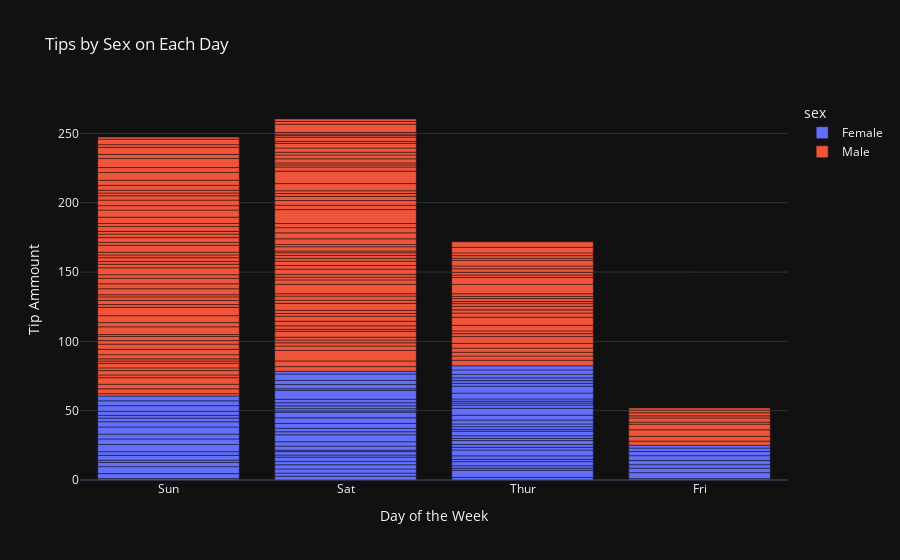

Notebook source saved alongside this figure:
### Code cell
df_tips = px.data.tips()
px.bar(df_tips, x='day', y='tip', color='sex',
       title='Tips by Sex on Each Day',
       labels={'tip': 'Tip Ammount', 'day': 'Day of the Week'})

### Figure 1 — Plotly figure (JSON) as saved in the notebook; plotly's stock layout.template omitted (floating-point values rounded to 4 significant figures; data arrays with more than 128 entries replaced by an {"elided": "..."} marker saying what was removed)
{"data": [{"alignmentgroup": "True", "hovertemplate": "sex=Female<br>Day of the Week=%{x}<br>Tip Ammount=%{y}<extra></extra>", "legendgroup": "Female", "marker": {"color": "#636efa", "pattern": {"shape": ""}}, "name": "Female", "offsetgroup": "Female", "orientation": "v", "showlegend": true, "textposition": "auto", "x": ["Sun", "Sun", "Sun", "Sun", "Sun", "Sun", "Sat", "Sat", "Sat", "Sat", "Sat", "Sat", "Sun", "Sun", "Sat", "Sat", "Sat", "Sat", "Sat", "Sat", "Sat", "Thur", "Thur", "Fri", "Fri", "Fri", "Fri", "Fri", "Sat", "Sat", "Sat", "Sat", "Sat", "Sun", "Sun", "Thur", "Thur", "Thur", "Thur", "Thur", "Thur", "Thur", "Thur", "Thur", "Thur", "Thur", "Thur", "Thur", "Thur", "Thur", "Thur", "Thur", "Thur", "Thur", "Thur", "Thur", "Thur", "Sun", "Sun", "Sun", "Sun", "Sun", "Sat", "Sat", "Sun", "Sun", "Sun", "Thur", "Thur", "Thur", "Thur", "Thur", "Thur", "Thur", "Sat", "Sat", "Sat", "Sat", "Sat", "Fri", "Fri", "Fri", "Fri", "Sat", "Sat", "Sat", "Thur"], "xaxis": "x", "y": [1.01, 3.61, 5.0, 3.02, 1.67, 3.5, 2.75, 2.23, 3.0, 3.0, 2.45, 3.07, 2.6, 5.2, 1.5, 2.47, 1.0, 3.0, 3.14, 5.0, 2.2, 1.83, 5.17, 1.0, 4.3, 3.25, 2.5, 3.0, 2.5, 3.48, 4.08, 4.0, 1.0, 4.0, 3.5, 1.5, 1.8, 2.92, 1.68, 2.52, 4.2, 2.0, 2.0, 2.83, 1.5, 2.0, 3.25, 1.25, 2.0, 2.0, 2.75, 3.5, 5.0, 2.3, 1.5, 1.36, 1.63, 5.14, 3.75, 2.61, 2.0, 3.0, 1.61, 2.0, 4.0, 3.5, 3.5, 4.19, 5.0, 2.0, 2.01, 2.0, 2.5, 3.23, 2.23, 2.5, 6.5, 1.1, 3.09, 3.48, 3.0, 2.5, 2.0, 2.88, 4.67, 2.0, 3.0], "yaxis": "y", "type": "bar"}, {"alignmentgroup": "True", "hovertemplate": "sex=Male<br>Day of the Week=%{x}<br>Tip Ammount=%{y}<extra></extra>", "legendgroup": "Male", "marker": {"color": "#EF553B", "pattern": {"shape": ""}}, "name": "Male", "offsetgroup": "Male", "orientation": "v", "showlegend": true, "textposition": "auto", "x": {"elided": "157 str values"}, "xaxis": "x", "y": {"elided": "157 float values"}, "yaxis": "y", "type": "bar"}], "layout": {"xaxis": {"anchor": "y", "domain": [0.0, 1.0], "title": {"text": "Day of the Week"}}, "yaxis": {"anchor": "x", "domain": [0.0, 1.0], "title": {"text": "Tip Ammount"}}, "legend": {"title": {"text": "sex"}, "tracegroupgap": 0}, "title": {"text": "Tips by Sex on Each Day"}, "barmode": "relative"}}
